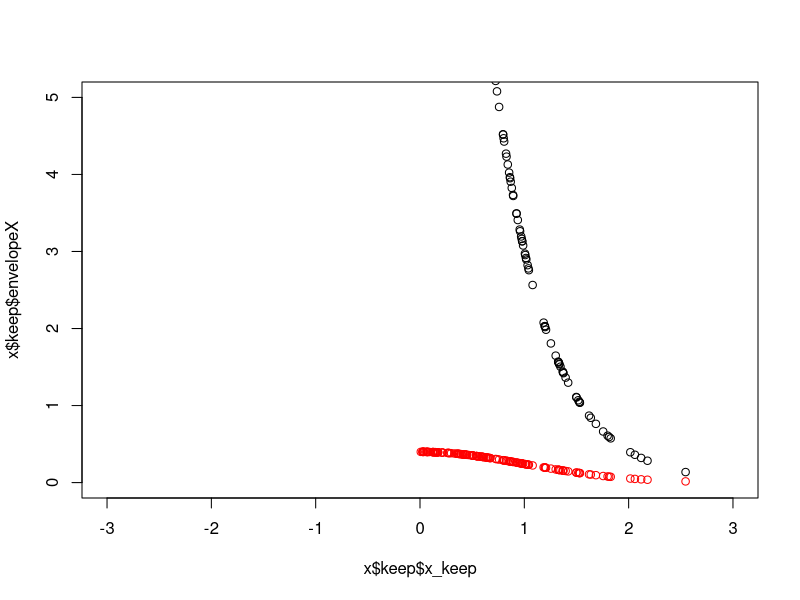
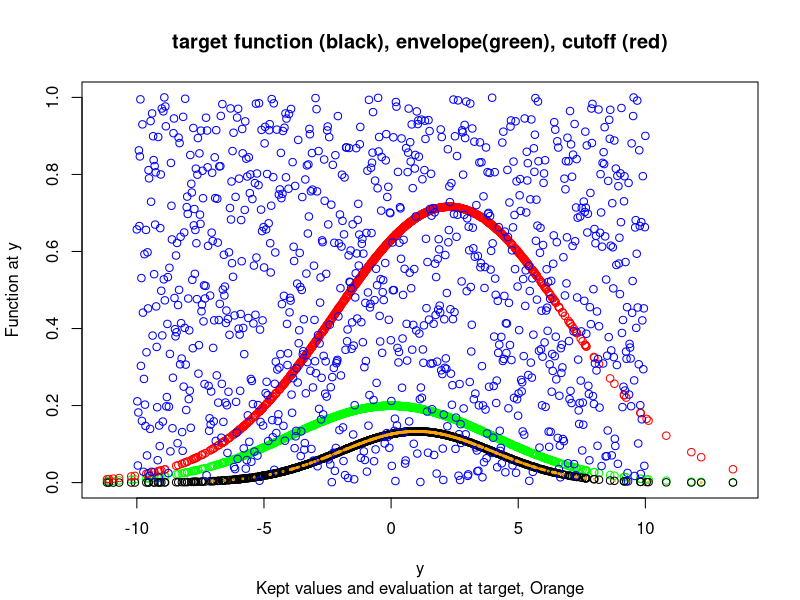

Recreate these plots in R, in order.
rejection_sampling <- function(n, f_target, g_sampling, g_density, alpha=1, from=0, to=1, ...){
    #'@param n: number of samples to draw
    #'@param f_target: an expression with the target density from which to sample the x-values
    #'@param g_sampling: the distribution from which to draw values
    #'@param alpha: a number between 0 and 1 around which to make the envelope
    #'@return
    #'@author: Casey Jayne
    
    # make sure within the from-to bounds
    y <- g_sampling(n, ...)
    y <- y[which(y<=to & y>=from)]
    #u <- runif(length(y), from, to)
    u <- runif(length(y), 0, 1)
    fy <- tryCatch(sapply(y, f_target), error=function(e) f_target(y)) # needs to be within the from and to support range
    gy <- sapply(y, function(x) g_density(x, ...))
    ey <-  gy/alpha
    indx <- which(u<=fy/ey)
    not_indx <- which(u>fy/ey)
    return(list(keep=data.frame(x_keep = y[indx], envelopeX = ey[indx]/alpha, f_targetX=fy[indx], u=u[indx]), reject=data.frame(x_reject = y[not_indx], envelopeX = ey[not_indx]/alpha, f_targetX=fy[not_indx], u=u[not_indx])))
}

x <- rejection_sampling(1000, dnorm, rexp, dexp, alpha=.3, rate=2, from = -5, to = 5)
plot(x$keep$envelopeX~x$keep$x_keep, ylim=c(0, 5), xlim=c(-3, 3))
points(x$keep$f_targetX~x$keep$x_keep, col='red')

y <- rnorm(1000, 0, 4) # y drawn from g
f <- function(x) dnorm(x, 1, 3) # target function (black)
fy <- sapply(y, f) # evaluated target function
gy <- dnorm(y, 0, 4) # evaluated g function 
ey <- gy/.5 # evaluated envelope green

plot(ey~y, col='green', ylim=c(0, 1), main='target function (black), envelope(green), cutoff (red)', sub='Kept values and evaluation at target, Orange', ylab = 'Function at y')
points(fy~y) # (black)
u <- seq(-10, 10,length.out=length(y)) # random range on horizontal axis
points((fy/ey)~y, col='red') # the cutoff criteria to evaluate the random draw at (red)
v <- runif(length(u)) # random draws from uniform to use in evaluation
points(v~u, col='blue') # plotting the random draws randomly distributed about to show compared to comparison function fy/ey (red)
indx <- which(v <= fy/ey) # which kept
points(fy[indx]~y[indx], col='orange', cex=.25) # the kept values (orange)


rejection_sampling_envelope<- function(n, f, alpha, g_sample, g_density, from, to, ...){
    var <- c()
    density <- c()
    iterations <- 1
    while(length(var) < n)
    {
        y <- g_sample(1, ...) # Sample Y ~ g
        while(y>to | y<from){
            y <- g_sample(1, ...) # Sample Y ~ g
        }
        u <- runif(1, 0, 1) # Sample U ~ Unif(1,0)
        g_y <- g_density(y, ...)
        e <- g_y/alpha
        if(u <= f(y)/e) { # Reject if U > f(y)/e(y)
            # Accept y as random variable of pdf f
            var <- append(var, y)
            density <- append(density, f(y))
        }
        iterations <- iterations+1
    }
    print(paste("Total iterations to produce", n, "samples was", iterations))
    return(data.frame(var, density))
}

x <- rejection_sampling(1000, dnorm, g_sampling = rexp, g_density = dexp, alpha=.3, from=-5, to=5, rate=2)
# rej1 <- rejection_sampling(5000, f = function(x) 4*x, g_sampling=rnorm, g_density=dnorm, alpha=.6, from=0, to=.5, mean=.5, sd=.25)
# rej2 <- rejection_sampling(5000, f = function(x) 4-4*x, g_sampling = rnorm, g_density=dnorm, alpha=.6, from=.5, to=1, mean=.5, sd=.25)
# plot(c(rej1$keep$f_targetX, rej2$keep$f_targetX)~c(rej1$keep$x_keep, rej2$keep$x_keep))
# 
# rej1 <- rejection_sampling_envelope(5000, f = function(x) 4*x, g_sample=rnorm, g_density=dnorm, alpha=.6, from=0, to=.5, mean=.5, sd=.25)
# rej2 <- rejection_sampling_envelope(5000, f = function(x) 4-4*x, g_sample = rnorm, g_density=dnorm, alpha=.6, from=.5, to=1, mean=.5, sd=.25)
# plot(c(rej1$density, rej2$density)~c(rej1$var, rej2$var))


# dat <- rejection_sampling(1000, f_target = function(x) 4*sqrt(1-x^2), g_sampling=rnorm, e_function=dnorm)
# reject <- dat$reject
# dat <- dat$keep
# dat <- dat %>% 
#     mutate(f_over_e = f_targetX/envelopeX)

#dat <- rejection_sampling(1000, f_target = function(x) 4*sqrt(1-x^2), g_sampling=rnorm, e_function=dnorm, mean=1, sd=3)
#plot(density(x))

# plot(f_over_e~x_keep, dat, col='green', ylim=c(0, 10), main='Density of Target function (black)', sub=' Envelope (red), and Target/Envelope (green)', ylab='', xlab='kept inputs')
# points(envelopeX~x_keep, dat, col='red')
# points(f_targetX~x_keep, dat)
# points(rep(2, length(u))~u, dat)
# plot(f_targetX~x_reject, reject, col='pink')
#hist(dat$x_keep, add=TRUE, freq = TRUE, col = NULL)


